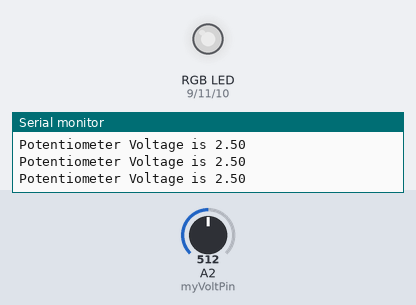
Recording of a sketch running on a simulated Arduino Uno, built with avr-gcc and run on an emulated ATmega328P. Parts: an RGB LED mixed from three pins (HIGH = lit), the last lines printed to the serial monitor. Inputs (shaded band) come from the test bench; at power-on: A2 (myVoltPin) = 512. Dim RGB values are drawn brighter than linear.

Above: at 1.2 s.
1.3 s: A2 (myVoltPin) set to 716
At 1.9 s:
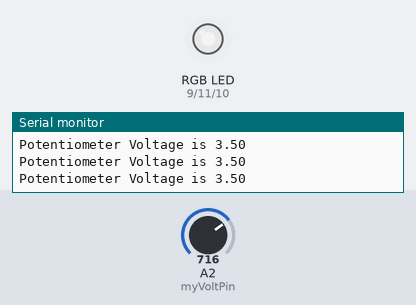
2.8 s: A2 (myVoltPin) set to 900
At 3.6 s:
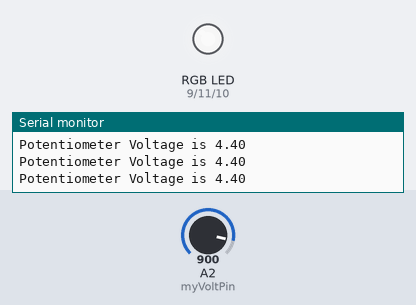
4.3 s: A2 (myVoltPin) set to 122
At 5.3 s:
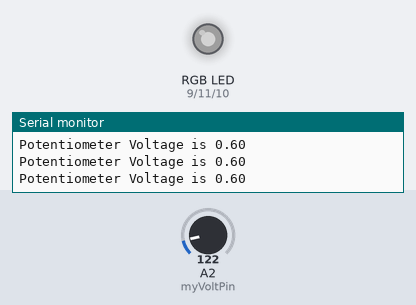
5.8 s: A2 (myVoltPin) set to 0
At 7.0 s:
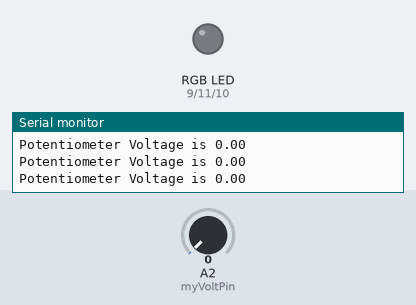
Timing chart, 0 to 8.3 s (numbered marks = the images above; inputs shaded):
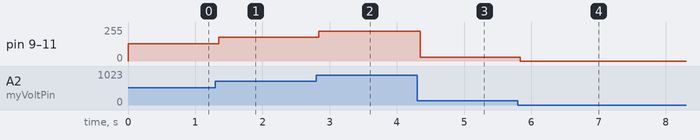

Measured:
- after the input at 1.3 s, pin 9 (redPin), pin 10 (bluePin), pin 11 (greenPin): 128/255 → 179/255 after 0.05 s
- after the input at 2.8 s, pin 9 (redPin), pin 10 (bluePin), pin 11 (greenPin): 179/255 → 225/255 at once
- after the input at 4.3 s, pin 9 (redPin), pin 10 (bluePin), pin 11 (greenPin): 225/255 → 30/255 after 0.05 s
- after the input at 5.8 s, pin 9 (redPin), pin 10 (bluePin), pin 11 (greenPin): 30/255 → 0/255 at once

The sketch:

Dimming_3_LEDs_with_potentiometer.ino
```cpp
int myVoltPin=A2;
int readVal;
int input_readVal;
float V2;
int redPin=9;
int bluePin=10;
int greenPin=11;
void setup() {
Serial.begin(9600);
pinMode(myVoltPin,INPUT);
pinMode(redPin,OUTPUT);
pinMode(bluePin,OUTPUT);
pinMode(greenPin,OUTPUT);
}

void loop() {
readVal=analogRead(myVoltPin);
V2=(5./1023.)*readVal;
input_readVal=readVal/4; // readVal value is 1023 maximum but we can only give 255 as maximum for analog write
Serial.print("Potentiometer Voltage is ");
Serial.println(V2);
analogWrite(redPin,input_readVal);
analogWrite(bluePin,input_readVal);
analogWrite(greenPin,input_readVal);
}
```
